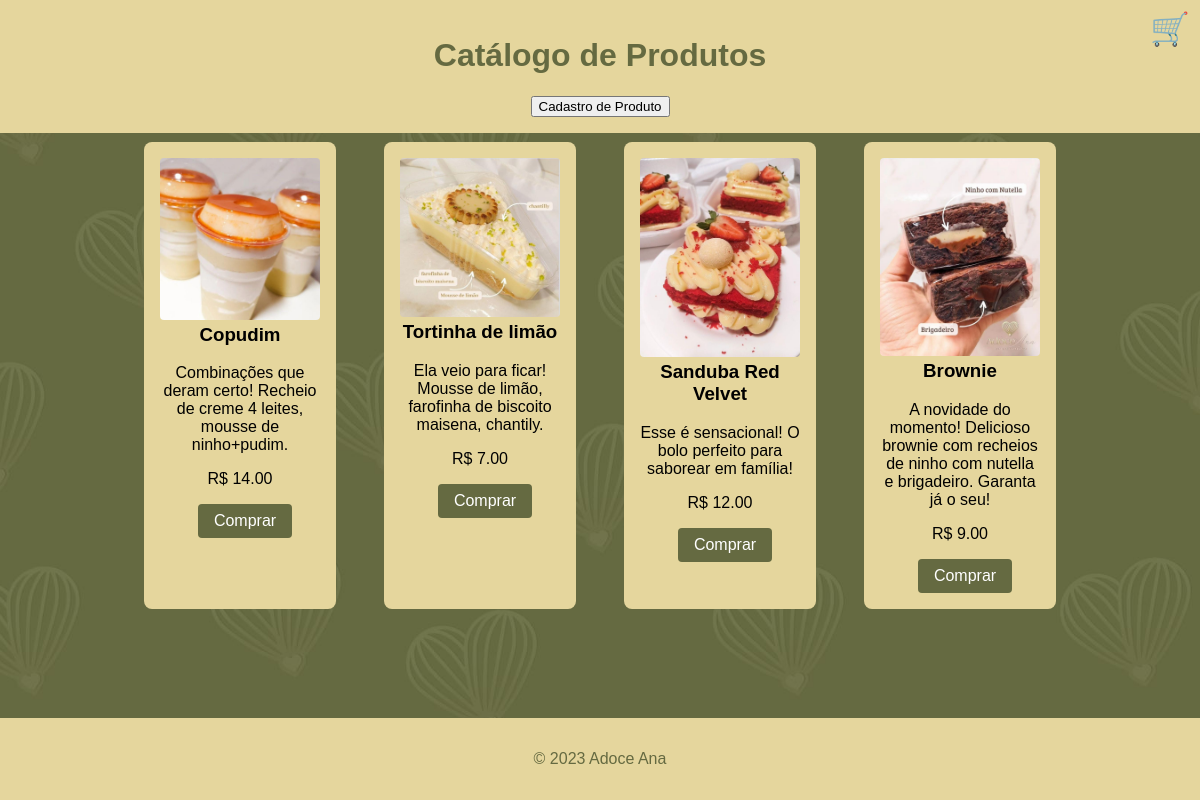
The app's page /catalogo/ (signed in) with its own data.
### usuarios/models.py (models this page shows, shortened)
class Produto(models.Model):
    img = models.ImageField(upload_to='produtos/')
    titulo = models.CharField(max_length=255)
    descricao = models.TextField()
    valor = models.DecimalField(max_digits=10, decimal_places=2)
    qtd = models.PositiveIntegerField()

### usuarios/views.py (the view)
# urls.py: path('catalogo/', views.catalogo, name="catalogo"),
@login_required(login_url="usuarios:login")
def catalogo(request):
    lista = Produto.objects.all()
    return render(request, 'catalogo.html', {'lista':lista})

### usuarios/templates/catalogo.html (shortened to what this page needs)
{% load static %}
<!DOCTYPE html>
<html lang="en">
<head>
</head>
<body>
    <header>
        <h1>Catálogo de Produtos</h1>
        <div class="cart-icon" onclick="location.href='carrinho.html'">&#128722;</div>
        <button class="=product-button" onclick="location.href='cad_produto.html'">Cadastro de Produto</button>
    </header>
    <div class="container">
        {%for p in lista %}
        <div class="product">
            <img src="/media/{{p.img}}" alt="Produto 1">
            <h3>{{p.titulo}}</h3>
            <p>{{p.descricao}}</p>
            <p>R$ {{p.valor}}</p>
            <a href="/comprar/{{p.id}}">Comprar</a>
        </div>
        {%endfor%}
    </div>
    <div style="height: 60px;"></div>
    <footer>
        <p>&copy; 2023 Adoce Ana</p>
    </footer>
</body>
</html>

### records on screen
Produto: img (picture), titulo "Copudim", descricao "Combinações que deram certo! Recheio de creme 4 leites, mousse de ninho+pudim.", valor "14.00"
Produto: img (picture), titulo "Tortinha de limão", descricao "Ela veio para ficar! Mousse de limão, farofinha de biscoito maisena, chantily.", valor "7.00"
Produto: img (picture), titulo "Sanduba Red Velvet", descricao "Esse é sensacional! O bolo perfeito para saborear em família!", valor "12.00"
Produto: img (picture), titulo "Brownie", descricao "A novidade do momento! Delicioso brownie com recheios de ninho com nutella e brigadeiro. Garanta já o seu!", valor "9.00"
